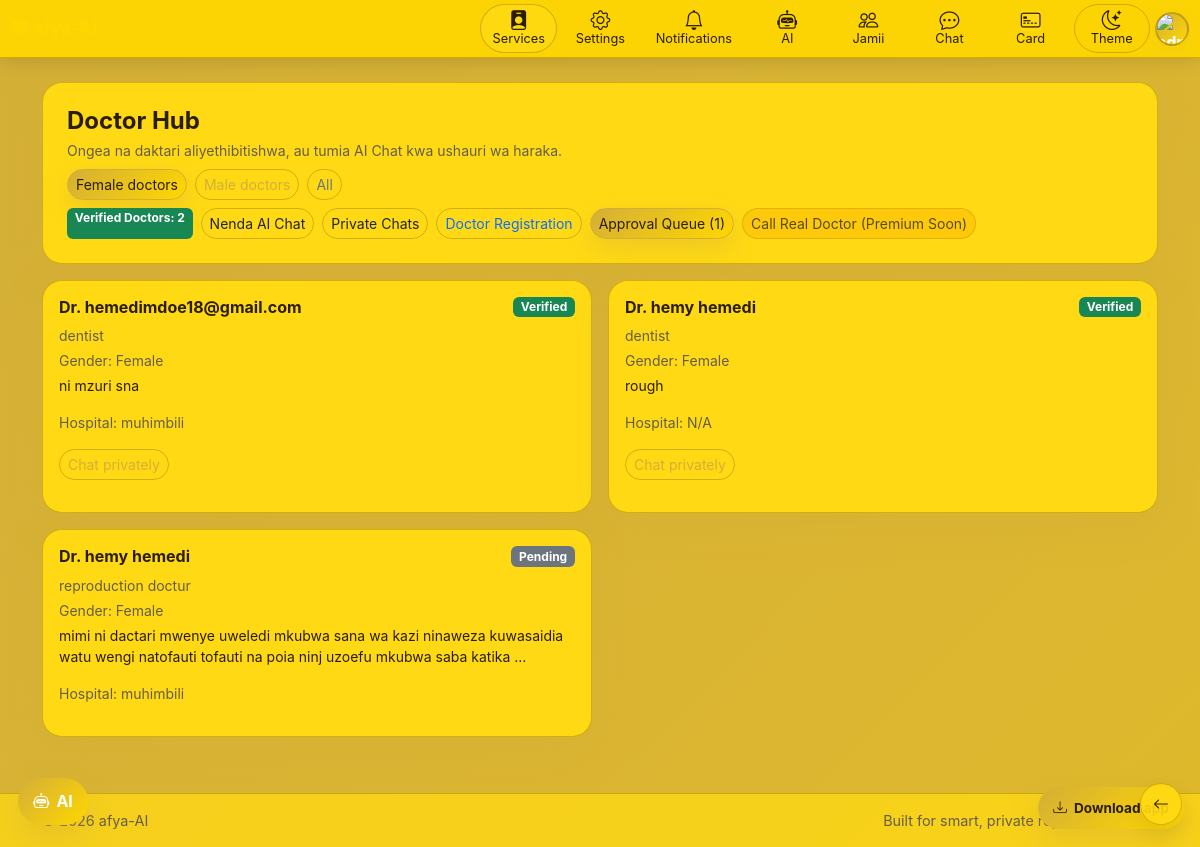
Screenshot of /sw/doctor/ (signed in) with the database file from the repository.
### menstrual/models.py (models this page shows, shortened)
class DoctorProfile(models.Model):
    GENDER_CHOICES = [
        ('female', _('Female')),
        ('male', _('Male')),
    ]
    user = models.OneToOneField(User, on_delete=models.CASCADE, related_name='doctor_profile')
    gender = models.CharField(max_length=10, choices=GENDER_CHOICES, default='female')
    specialization = models.CharField(max_length=100)
    bio = models.TextField()
    hospital_name = models.CharField(max_length=200, blank=True)
    verified = models.BooleanField(default=False)

### doctor/views.py (the view)
# urls.py: path('', DoctorHubView.as_view(), name='hub'),
class DoctorHubView(LoginRequiredMixin, View):
	template_name = 'doctor/hub.html'
	def get(self, request, *args, **kwargs):
		user_gender = get_user_gender(request.user)
		selected_gender = request.GET.get('gender')
		doctors = DoctorProfile.objects.select_related('user').order_by('-verified', 'user__username')
		if selected_gender in {'female', 'male'}:
			doctors = doctors.filter(gender=selected_gender)
		elif user_gender in {'female', 'male'}:
			doctors = doctors.filter(gender=user_gender)
		my_profile = DoctorProfile.objects.filter(user=request.user).first()
		pending_requests = DoctorVerificationRequest.objects.filter(status=DoctorVerificationRequest.STATUS_PENDING).count()
		current_filter = selected_gender if selected_gender in {'female', 'male'} else user_gender
		return render(
			request,
			self.template_name,
			{
				'doctors': doctors,
				'verified_count': doctors.filter(verified=True).count(),
				'my_doctor_profile': my_profile,
				'can_manage_doctors': is_admin(request.user),
				'is_doctor_account': is_doctor(request.user),
				'pending_requests': pending_requests,
				'user_gender': user_gender,
				'selected_doctor_gender': current_filter,
			},
		)

### card/models.py (called while the page is built, shortened)
def ensure_persona_update_notification(user):
	if not user.is_authenticated:
		return
	persona = UserAIPersona.objects.filter(user=user).first()
	if not persona:
		return
	config, _ = PersonaReminderConfig.objects.get_or_create(user=user)
	now = timezone.now()
	due_at = persona.updated_at + timedelta(days=config.interval_days)
	if now < due_at:
		return

### users/context_processors.py (called while the page is built)
def role_flags(request):
    user = getattr(request, 'user', None)
    user_gender = get_user_gender(user)
    avatar_url = ''
    user_initial = ''
    if getattr(user, 'is_authenticated', False):
        user_initial = (getattr(user, 'username', '')[:1] or '?').upper()
        persona = getattr(user, 'ai_persona', None)
        if persona and getattr(persona, 'avatar', None):
            try:
                avatar_url = persona.avatar.url
            except ValueError:
                avatar_url = ''
    return {
        'is_admin_user': is_admin(user),
        'is_doctor_user': is_doctor(user),
        'is_moderator_user': is_moderator(user),
        'user_gender': user_gender,
        'is_female_user': user_gender == 'female',
        'is_male_user': user_gender == 'male',
        'current_user_avatar_url': avatar_url,
        'current_user_initial': user_initial,
    }

### users/permissions.py (called while the page is built)
def is_admin(user):
    return bool(user and user.is_authenticated and (user.is_staff or user.is_superuser))

def is_doctor(user):
    return bool(user and user.is_authenticated and user.groups.filter(name=DOCTOR_GROUP).exists())

def is_moderator(user):
    return bool(user and user.is_authenticated and user.groups.filter(name=MODERATOR_GROUP).exists())

### users/utils.py (called while the page is built)
def get_user_gender(user):
    if not user or not user.is_authenticated:
        return None
    persona = getattr(user, 'ai_persona', None)
    if not persona or not persona.gender:
        return None
    gender = (persona.gender or '').strip().lower()
    if gender in {'female', 'male'}:
        return gender
    return None

### doctor/templates/doctor/hub.html (shortened to what this page needs)
{% extends 'base.html' %}
{% block content %}
<div class="py-4">
    <div class="card-custom p-4 mb-3">
        <h4 class="fw-bold mb-1">Doctor Hub</h4>
        <p class="text-muted small mb-2">Ongea na daktari aliyethibitishwa, au tumia AI Chat kwa ushauri wa haraka.</p>
        <div class="d-flex gap-2 flex-wrap mb-2">
            <a href="?gender=female" class="btn btn-sm {% if selected_doctor_gender == 'female' %}btn-danger{% else %}btn-outline-danger{% endif %} rounded-pill">Female doctors</a>
            <a href="?gender=male" class="btn btn-sm {% if selected_doctor_gender == 'male' %}btn-danger{% else %}btn-outline-danger{% endif %} rounded-pill">Male doctors</a>
            <a href="{% url 'doctor:hub' %}" class="btn btn-sm btn-outline-secondary rounded-pill">All</a>
        </div>
        <div class="d-flex gap-2 flex-wrap">
            <span class="badge text-bg-success">Verified Doctors: {{ verified_count }}</span>
            <a href="{% url 'AI_brain:chat' %}" class="btn btn-sm btn-outline-dark rounded-pill">Nenda AI Chat</a>
            <a href="{% url 'chats:inbox' %}" class="btn btn-sm btn-outline-dark rounded-pill">Private Chats</a>
            <a href="{% url 'doctor:register' %}" class="btn btn-sm btn-outline-primary rounded-pill">Doctor Registration</a>
            {% if can_manage_doctors %}
            <a href="{% url 'doctor:approval_dashboard' %}" class="btn btn-sm btn-danger rounded-pill">Approval Queue ({{ pending_requests }})</a>
            {% endif %}
            <button class="btn btn-sm btn-warning rounded-pill" disabled>Call Real Doctor (Premium Soon)</button>
        </div>
    </div>
    <div class="row g-3">
        {% for doctor in doctors %}
        <div class="col-md-6">
            <div class="card-custom p-3 h-100">
                <div class="d-flex justify-content-between align-items-center mb-2">
                    <h6 class="fw-bold mb-0">Dr. {{ doctor.user.get_full_name|default:doctor.user.username }}</h6>
                    {% if doctor.verified %}
                    <span class="badge text-bg-success">Verified</span>
                    {% else %}
                    <span class="badge text-bg-secondary">Pending</span>
                    {% endif %}
                </div>
                <div class="small text-muted mb-1">{{ doctor.specialization }}</div>
                <div class="small text-muted mb-1">Gender: {{ doctor.get_gender_display }}</div>
                <p class="small mb-3">{{ doctor.bio|truncatechars:140 }}</p>
                <div class="small text-muted">Hospital: {{ doctor.hospital_name|default:'N/A' }}</div>
                {% if doctor.verified and user.is_authenticated and user != doctor.user %}
                <div class="mt-3">
                    <a href="{% url 'chats:start_private_chat' doctor.user.id %}" class="btn btn-sm btn-outline-danger rounded-pill">Chat privately</a>
                </div>
                {% endif %}
            </div>
        </div>
        {% empty %}
        <div class="col-12">
            <div class="card-custom p-4 text-center text-muted">Hakuna profaili za daktari bado.</div>
        </div>
        {% endfor %}
    </div>
</div>
{% endblock %}

### rows the page displays
DoctorProfile: user.get_full_name "hemedimdoe18@gmail.com", verified "Verified", specialization "dentist", gender "Female", bio "ni mzuri sna", hospital_name "muhimbili"
DoctorProfile: user.get_full_name "hemy hemedi", verified "Verified", specialization "dentist", gender "Female", bio "rough", hospital_name "N/A"
DoctorProfile: user.get_full_name "hemy hemedi", verified "Pending", specialization "reproduction doctur", gender "Female", bio "mimi ni dactari mwenye uweledi mkubwa sana wa kazi ninaweza kuwasaidia watu wengi natofauti tofauti na poia ninj uzoefu mkubwa saba katika …", hospital_name "muhimbili"

### other values shown
{{ verified_count }} "2"
{{ pending_requests }} "1"
